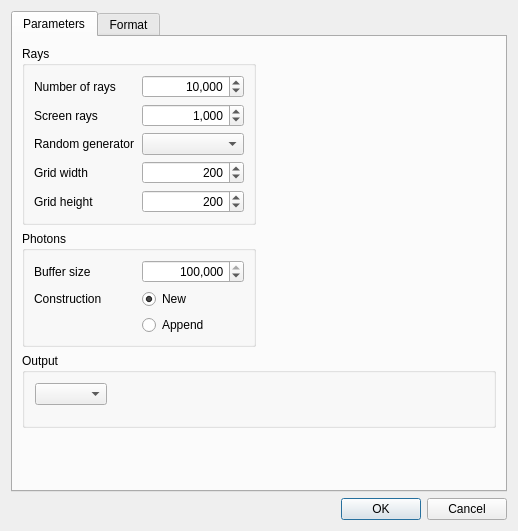
<?xml version="1.0" encoding="UTF-8"?>
<ui version="4.0">
 <class>RayTracingDialog</class>
 <widget class="QDialog" name="RayTracingDialog">
  <property name="geometry">
   <rect>
    <x>0</x>
    <y>0</y>
    <width>518</width>
    <height>531</height>
   </rect>
  </property>
  <property name="windowTitle">
   <string>Ray tracing</string>
  </property>
  <layout class="QVBoxLayout" name="mainLayout">
   <item>
    <widget class="QTabWidget" name="tabWidget">
     <property name="currentIndex">
      <number>0</number>
     </property>
     <widget class="QWidget" name="parameters">
      <attribute name="title">
       <string>Parameters</string>
      </attribute>
      <layout class="QGridLayout" name="gridLayout" columnstretch="0,0">
       <item row="4" column="0">
        <spacer name="verticalSpacer">
         <property name="orientation">
          <enum>Qt::Vertical</enum>
         </property>
         <property name="sizeHint" stdset="0">
          <size>
           <width>20</width>
           <height>40</height>
          </size>
         </property>
        </spacer>
       </item>
       <item row="1" column="0">
        <widget class="QGroupBox" name="raysGroup">
         <property name="title">
          <string>Rays</string>
         </property>
         <layout class="QGridLayout" name="gridLayout_5">
          <item row="1" column="1">
           <widget class="QSpinBox" name="raysScreenSpin">
            <property name="alignment">
             <set>Qt::AlignRight|Qt::AlignTrailing|Qt::AlignVCenter</set>
            </property>
            <property name="showGroupSeparator" stdset="0">
             <bool>true</bool>
            </property>
            <property name="maximum">
             <number>1000000</number>
            </property>
            <property name="value">
             <number>1000</number>
            </property>
           </widget>
          </item>
          <item row="2" column="0">
           <widget class="QLabel" name="raysRandomFactoryLabel">
            <property name="text">
             <string>Random generator</string>
            </property>
           </widget>
          </item>
          <item row="4" column="0">
           <widget class="QLabel" name="raysPlaneHeightLabel">
            <property name="text">
             <string>Grid height</string>
            </property>
           </widget>
          </item>
          <item row="1" column="0">
           <widget class="QLabel" name="raysScreenLabel">
            <property name="text">
             <string>Screen rays</string>
            </property>
           </widget>
          </item>
          <item row="2" column="1">
           <widget class="QComboBox" name="raysRandomFactoryCombo"/>
          </item>
          <item row="3" column="1">
           <widget class="QSpinBox" name="raysPlaneWidthSpin">
            <property name="alignment">
             <set>Qt::AlignRight|Qt::AlignTrailing|Qt::AlignVCenter</set>
            </property>
            <property name="minimum">
             <number>1</number>
            </property>
            <property name="maximum">
             <number>5000</number>
            </property>
            <property name="singleStep">
             <number>50</number>
            </property>
            <property name="value">
             <number>200</number>
            </property>
           </widget>
          </item>
          <item row="3" column="0">
           <widget class="QLabel" name="raysPlaneWidthLabel">
            <property name="text">
             <string>Grid width</string>
            </property>
           </widget>
          </item>
          <item row="4" column="1">
           <widget class="QSpinBox" name="raysPlaneHeightSpin">
            <property name="alignment">
             <set>Qt::AlignRight|Qt::AlignTrailing|Qt::AlignVCenter</set>
            </property>
            <property name="minimum">
             <number>1</number>
            </property>
            <property name="maximum">
             <number>5000</number>
            </property>
            <property name="singleStep">
             <number>50</number>
            </property>
            <property name="value">
             <number>200</number>
            </property>
           </widget>
          </item>
          <item row="0" column="1">
           <widget class="QSpinBox" name="raysNumberSpin">
            <property name="alignment">
             <set>Qt::AlignRight|Qt::AlignTrailing|Qt::AlignVCenter</set>
            </property>
            <property name="showGroupSeparator" stdset="0">
             <bool>true</bool>
            </property>
            <property name="minimum">
             <number>1</number>
            </property>
            <property name="maximum">
             <number>999999999</number>
            </property>
            <property name="singleStep">
             <number>10000</number>
            </property>
            <property name="value">
             <number>10000</number>
            </property>
           </widget>
          </item>
          <item row="0" column="0">
           <widget class="QLabel" name="raysNumberLabel">
            <property name="text">
             <string>Number of rays</string>
            </property>
           </widget>
          </item>
         </layout>
        </widget>
       </item>
       <item row="3" column="0" colspan="2">
        <widget class="QGroupBox" name="outputGroup">
         <property name="title">
          <string>Output</string>
         </property>
         <layout class="QGridLayout" name="typeStoreLayout">
          <property name="leftMargin">
           <number>10</number>
          </property>
          <property name="topMargin">
           <number>10</number>
          </property>
          <property name="rightMargin">
           <number>10</number>
          </property>
          <property name="bottomMargin">
           <number>10</number>
          </property>
          <property name="spacing">
           <number>10</number>
          </property>
          <item row="0" column="0">
           <widget class="QComboBox" name="storeTypeCombo"/>
          </item>
          <item row="0" column="1">
           <spacer name="horizontalSpacer">
            <property name="orientation">
             <enum>Qt::Horizontal</enum>
            </property>
            <property name="sizeHint" stdset="0">
             <size>
              <width>40</width>
              <height>20</height>
             </size>
            </property>
           </spacer>
          </item>
          <item row="2" column="0" colspan="2">
           <widget class="QStackedWidget" name="parametersWidget"/>
          </item>
         </layout>
        </widget>
       </item>
       <item row="2" column="0">
        <widget class="QGroupBox" name="photonGroup">
         <property name="title">
          <string>Photons</string>
         </property>
         <layout class="QGridLayout" name="gridLayout_3">
          <item row="1" column="1">
           <widget class="QRadioButton" name="photonBufferNewRadio">
            <property name="text">
             <string>New</string>
            </property>
            <property name="checked">
             <bool>true</bool>
            </property>
           </widget>
          </item>
          <item row="1" column="0">
           <widget class="QLabel" name="photonBufferLabel">
            <property name="text">
             <string>Construction</string>
            </property>
           </widget>
          </item>
          <item row="0" column="0">
           <widget class="QLabel" name="photonBufferSizeLabel">
            <property name="text">
             <string>Buffer size</string>
            </property>
           </widget>
          </item>
          <item row="0" column="1">
           <widget class="QSpinBox" name="photonBufferSizeSpin">
            <property name="alignment">
             <set>Qt::AlignRight|Qt::AlignTrailing|Qt::AlignVCenter</set>
            </property>
            <property name="showGroupSeparator" stdset="0">
             <bool>true</bool>
            </property>
            <property name="minimum">
             <number>1</number>
            </property>
            <property name="maximum">
             <number>99999999</number>
            </property>
            <property name="singleStep">
             <number>100000</number>
            </property>
            <property name="value">
             <number>1000000</number>
            </property>
           </widget>
          </item>
          <item row="2" column="1">
           <widget class="QRadioButton" name="photonBufferAppendRadio">
            <property name="text">
             <string>Append</string>
            </property>
           </widget>
          </item>
         </layout>
        </widget>
       </item>
      </layout>
     </widget>
     <widget class="QWidget" name="format">
      <attribute name="title">
       <string>Format</string>
      </attribute>
      <layout class="QVBoxLayout" name="verticalLayout_2" stretch="1,0">
       <item>
        <widget class="QGroupBox" name="surfacesGroup">
         <property name="title">
          <string>Surfaces</string>
         </property>
         <layout class="QGridLayout" name="gridLayout_2">
          <item row="3" column="1" rowspan="5">
           <widget class="QListWidget" name="surfacesListWidget"/>
          </item>
          <item row="2" column="0">
           <widget class="QRadioButton" name="surfaceSelectedRadio">
            <property name="text">
             <string>Selected</string>
            </property>
            <property name="checked">
             <bool>false</bool>
            </property>
            <property name="autoExclusive">
             <bool>true</bool>
            </property>
           </widget>
          </item>
          <item row="1" column="0">
           <widget class="QRadioButton" name="surfaceAllRadio">
            <property name="text">
             <string>All</string>
            </property>
            <property name="checked">
             <bool>true</bool>
            </property>
           </widget>
          </item>
          <item row="4" column="3">
           <widget class="QPushButton" name="surfaceDeleteButton">
            <property name="enabled">
             <bool>false</bool>
            </property>
            <property name="text">
             <string>Delete</string>
            </property>
           </widget>
          </item>
          <item row="3" column="3">
           <widget class="QPushButton" name="surfaceAddButton">
            <property name="enabled">
             <bool>false</bool>
            </property>
            <property name="sizePolicy">
             <sizepolicy hsizetype="Fixed" vsizetype="Fixed">
              <horstretch>0</horstretch>
              <verstretch>0</verstretch>
             </sizepolicy>
            </property>
            <property name="text">
             <string>Add...</string>
            </property>
            <property name="checkable">
             <bool>false</bool>
            </property>
            <property name="autoExclusive">
             <bool>false</bool>
            </property>
           </widget>
          </item>
          <item row="6" column="3">
           <spacer name="verticalSpacer_2">
            <property name="orientation">
             <enum>Qt::Vertical</enum>
            </property>
            <property name="sizeHint" stdset="0">
             <size>
              <width>20</width>
              <height>40</height>
             </size>
            </property>
           </spacer>
          </item>
         </layout>
        </widget>
       </item>
       <item>
        <widget class="QGroupBox" name="photonsGroup">
         <property name="title">
          <string>Photons</string>
         </property>
         <layout class="QGridLayout" name="gridLayout_4">
          <item row="1" column="0">
           <widget class="QCheckBox" name="saveCoordinatesCheck">
            <property name="text">
             <string>Coordinates</string>
            </property>
            <property name="checked">
             <bool>true</bool>
            </property>
           </widget>
          </item>
          <item row="7" column="0">
           <widget class="QCheckBox" name="saveSurfaceCheck">
            <property name="text">
             <string>Surface identifier</string>
            </property>
            <property name="checked">
             <bool>true</bool>
            </property>
           </widget>
          </item>
          <item row="8" column="0" colspan="3">
           <widget class="QCheckBox" name="saveSideCheck">
            <property name="text">
             <string>Surface side</string>
            </property>
            <property name="checked">
             <bool>true</bool>
            </property>
           </widget>
          </item>
          <item row="9" column="0" colspan="3">
           <widget class="QCheckBox" name="savePhotonsCheck">
            <property name="text">
             <string>Previous and next photon identifiers</string>
            </property>
            <property name="checked">
             <bool>true</bool>
            </property>
           </widget>
          </item>
          <item row="3" column="0">
           <layout class="QVBoxLayout" name="verticalLayout">
            <property name="leftMargin">
             <number>24</number>
            </property>
            <item>
             <widget class="QRadioButton" name="saveGlobalRadio">
              <property name="text">
               <string>Global</string>
              </property>
              <property name="checked">
               <bool>true</bool>
              </property>
             </widget>
            </item>
            <item>
             <widget class="QRadioButton" name="saveLocalRadio">
              <property name="text">
               <string>Local</string>
              </property>
             </widget>
            </item>
           </layout>
          </item>
         </layout>
        </widget>
       </item>
      </layout>
     </widget>
    </widget>
   </item>
   <item>
    <widget class="QDialogButtonBox" name="buttonBox">
     <property name="standardButtons">
      <set>QDialogButtonBox::Cancel|QDialogButtonBox::Ok</set>
     </property>
    </widget>
   </item>
  </layout>
 </widget>
 <resources/>
 <connections>
  <connection>
   <sender>buttonBox</sender>
   <signal>accepted()</signal>
   <receiver>RayTracingDialog</receiver>
   <slot>accept()</slot>
   <hints>
    <hint type="sourcelabel">
     <x>403</x>
     <y>521</y>
    </hint>
    <hint type="destinationlabel">
     <x>428</x>
     <y>229</y>
    </hint>
   </hints>
  </connection>
  <connection>
   <sender>buttonBox</sender>
   <signal>rejected()</signal>
   <receiver>RayTracingDialog</receiver>
   <slot>reject()</slot>
   <hints>
    <hint type="sourcelabel">
     <x>425</x>
     <y>521</y>
    </hint>
    <hint type="destinationlabel">
     <x>445</x>
     <y>273</y>
    </hint>
   </hints>
  </connection>
  <connection>
   <sender>saveCoordinatesCheck</sender>
   <signal>toggled(bool)</signal>
   <receiver>saveGlobalRadio</receiver>
   <slot>setEnabled(bool)</slot>
   <hints>
    <hint type="sourcelabel">
     <x>177</x>
     <y>352</y>
    </hint>
    <hint type="destinationlabel">
     <x>176</x>
     <y>376</y>
    </hint>
   </hints>
  </connection>
  <connection>
   <sender>saveCoordinatesCheck</sender>
   <signal>toggled(bool)</signal>
   <receiver>saveLocalRadio</receiver>
   <slot>setEnabled(bool)</slot>
   <hints>
    <hint type="sourcelabel">
     <x>177</x>
     <y>352</y>
    </hint>
    <hint type="destinationlabel">
     <x>176</x>
     <y>399</y>
    </hint>
   </hints>
  </connection>
  <connection>
   <sender>surfaceAllRadio</sender>
   <signal>toggled(bool)</signal>
   <receiver>savePhotonsCheck</receiver>
   <slot>setEnabled(bool)</slot>
   <hints>
    <hint type="sourcelabel">
     <x>61</x>
     <y>71</y>
    </hint>
    <hint type="destinationlabel">
     <x>209</x>
     <y>462</y>
    </hint>
   </hints>
  </connection>
  <connection>
   <sender>surfaceSelectedRadio</sender>
   <signal>toggled(bool)</signal>
   <receiver>surfaceAddButton</receiver>
   <slot>setEnabled(bool)</slot>
   <hints>
    <hint type="sourcelabel">
     <x>62</x>
     <y>93</y>
    </hint>
    <hint type="destinationlabel">
     <x>463</x>
     <y>125</y>
    </hint>
   </hints>
  </connection>
  <connection>
   <sender>surfaceSelectedRadio</sender>
   <signal>toggled(bool)</signal>
   <receiver>surfaceDeleteButton</receiver>
   <slot>setEnabled(bool)</slot>
   <hints>
    <hint type="sourcelabel">
     <x>75</x>
     <y>97</y>
    </hint>
    <hint type="destinationlabel">
     <x>451</x>
     <y>154</y>
    </hint>
   </hints>
  </connection>
 </connections>
</ui>
